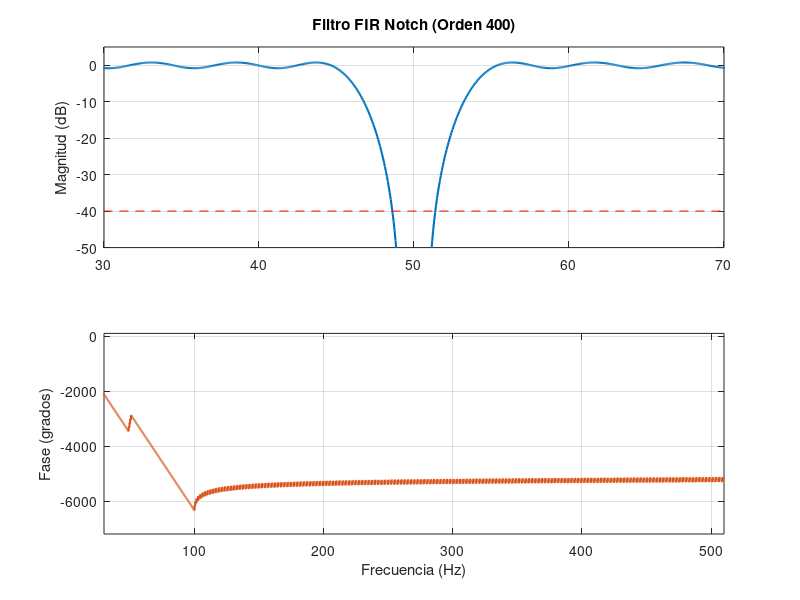

Reproduce this figure in MATLAB.
close all; clear; clc;
% % Parámetros del Filtro
% Fs = 1020;              
% f_notch = 50;           
% bw =10;                 
% atenuacion_db = 30;     
% 
% % Definición de bandas
% f1 = f_notch - bw;
% f2 = f_notch - 0.5;
% f3 = f_notch + 0.5;
% f4 = f_notch + bw;
% 
% % Tolerancias (Rizado)
% dev = [(10^(0.1/20)-1)/(10^(0.1/20)+1)  10^(-atenuacion_db/20)  (10^(0.1/20)-1)/(10^(0.1/20)+1)];
% 
% % Estimación de orden
% [n, fo, ao, w] = firpmord([f1 f2 f3 f4], [1 0 1], dev, Fs);
% 
% % --- CORRECCIÓN CRÍTICA ---
% % Si el orden es muy bajo o impar, firpm puede fallar en filtros Notch.
% if n < 40
%     n = 40; % Forzamos un mínimo para asegurar que la muesca exista
% end
% if mod(n,2) ~= 0
%     n = n + 1; % Aseguramos que sea par para un filtro Simétrico Tipo I
% end
% 
% % Generación de coeficientes
% try
%     % firls es mucho más estable para bandas de transición estrechas
%     b = firls(n, fo, ao, w);
% catch
%     % Si falla con firpmord, usamos un diseño por ventana que es más robusto
%     disp('firpm falló, usando diseño por ventana (fir1)...');
%     b = fir1(n, [f2 f3]/(Fs/2), 'stop');
% end
atenuacion_db = 40;
n = 400;
Fs = 1020;
f_notch = 50;
b = firpm(400, [0 45, 49 51, 55 90, 100 510]/510, [1 1, 0 0, 1 1, 0 0], [1, 1/(10^(-40 / 20)), 1, 1/(10^(-100 / 20))])
% --- Generación del archivo .h ---
fileID = fopen('coeficientes_notch.h', 'w');
fprintf(fileID, '/* Generado para Atenuacion: %d dB - Orden: %d */\n', atenuacion_db, n);
fprintf(fileID, '#ifndef COEFICIENTES_NOTCH_H\n#define COEFICIENTES_NOTCH_H\n\n');
fprintf(fileID, '#define FILTER_ORDER %d\n', n);
fprintf(fileID, 'double filter_coeffs[%d] = {\n', n + 1);
for i = 1:length(b)
    if i == length(b), fprintf(fileID, '    %.15f\n', b(i));
    else, fprintf(fileID, '    %.15f,\n', b(i)); end
end
fprintf(fileID, '};\n\n#endif\n');
fclose(fileID);

% --- Gráfico de Bode ---
[h, f] = freqz(b, 1, 1024*8, Fs);
figure('Color', 'w');
subplot(2,1,1);
plot(f, 20*log10(abs(h)), 'LineWidth', 1.5); hold on;
grid on; line([0 Fs/2], [-atenuacion_db -atenuacion_db], 'Color', 'r', 'LineStyle', '--');
title(['Filtro FIR Notch (Orden ', num2str(n), ')']);
ylabel('Magnitud (dB)'); axis([f_notch-20 f_notch+20 -atenuacion_db-10 5]);

subplot(2,1,2);
plot(f, unwrap(angle(h)) * 180/pi, 'LineWidth', 1.5, 'Color', [0.85 0.32 0.1]);
grid on; ylabel('Fase (grados)'); xlabel('Frecuencia (Hz)');
axis([f_notch-20 Fs/2 -180*n/10 100]);
